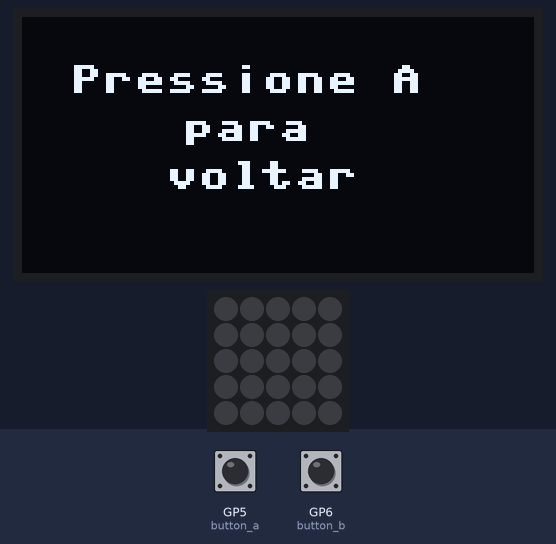
Bench run of a program on a simulated Raspberry Pi Pico running MicroPython. Shown: 128×64 one-colour display, 5×5 RGB LED matrix. The inputs (shaded band) are chosen by the test bench; at power-on: GP6 (button_b) HIGH, GP5 (button_a) HIGH. The 25 LEDs are laid out as on the BitDogLab board (LED 0 bottom right, every second row reversed).

Above: at 1.2 s.
1.3 s: GP6 (button_b) pulled LOW for 1 s
At 2.9 s:
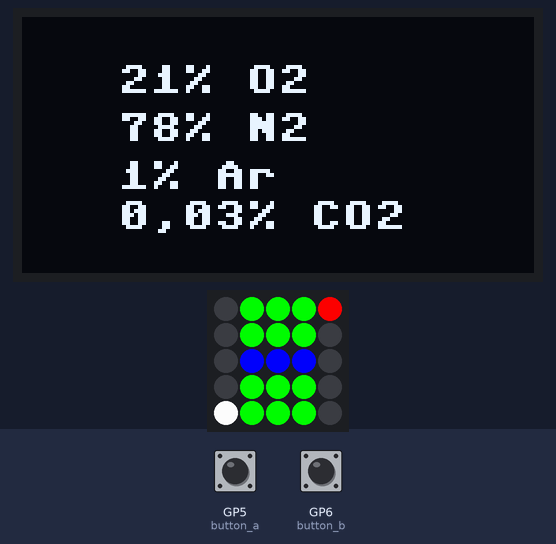
3.8 s: GP6 (button_b) pulled LOW for 3.2 s
At 4.28 s:
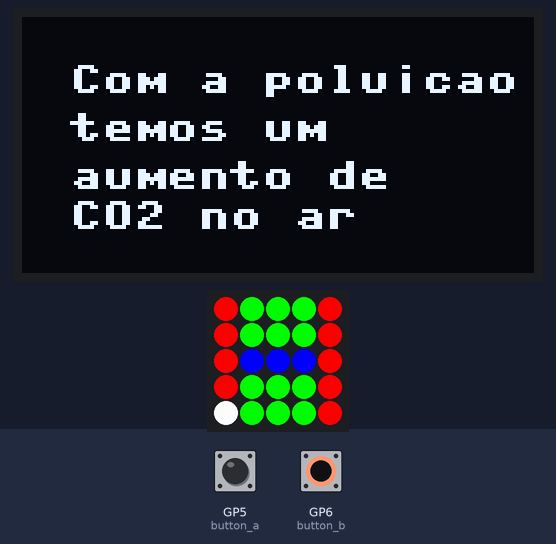
8.5 s: GP5 (button_a) pulled LOW for 3.2 s
At 8.74 s:
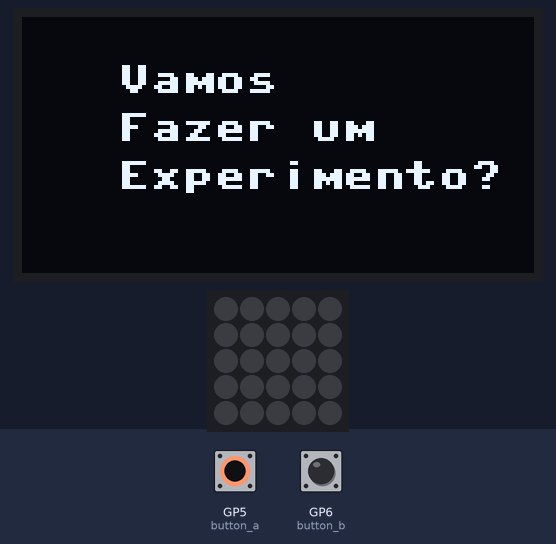
Timing chart, 0 to 11.5 s (numbered marks = the images above; inputs shaded):
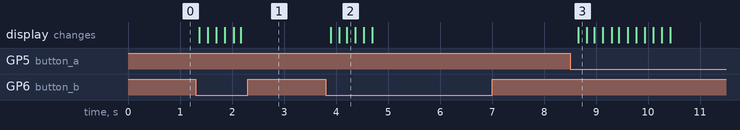

The program:

C_digoComposi__odoAr.py
```python
# Importando bibliotecas
from machine import Pin, SoftI2C # Pin:Configurar entrada/saida digitais
#SoftI2C:Criar interface I2C em pinos específicos do microcont.
from ssd1306 import SSD1306_I2C  # Controlar displays OLED
import machine, neopixel # machine: Controlar diretamente o hardware microcont./         #NeoPixel -> Controlar LEDS RGB
import time  # funções relacionadas ao tempo

i2c = SoftI2C(scl=Pin(15), sda=Pin(14)) # pinos que serão utilizados no i2c
oled = SSD1306_I2C(128, 64, i2c)  # controla display OLED
oled.fill(0)  # Limpa o display

np = neopixel.NeoPixel(machine.Pin(7), 25)  # controlar os leds/ Matriz de Led conectada  # no pino 7/25 - Número de Leds da matriz

it=10 #ajustar intensidade da matriz de led

# definir cores para os LEDs
BLU = (0, 0, 255*it) # BLUE
GRE = (0, 255*it, 0) # GREEN
RED = (255*it, 0, 0)  # RED
YEL = (255*it, 255*it, 0) # YELLOW
MAGE = (255*it, 0, 255*it) # MANGENTA
CYA = (0, 255*it, 255*it) # CYAN
WHI = (255*it, 255*it, 255*it) # WHITE
BLA = (0, 0, 0) # BLACK

# all_off -> significa que a matriz estará toda apagada
all_off = [
        [BLA, BLA, BLA, BLA, BLA],
        [BLA, BLA, BLA, BLA, BLA],
        [BLA, BLA, BLA, BLA, BLA],
        [BLA, BLA, BLA, BLA, BLA],
        [BLA, BLA, BLA, BLA, BLA]
    ]

#atomo 1 oxigênio
atomo1 = [
    [BLA, BLA, BLA, BLA, BLA],
    [BLA, BLA, BLA, BLA, BLA],
    [BLA, BLA, BLU, BLA, BLA],
    [BLA, BLA, BLA, BLA, BLA],
    [BLA, BLA, BLA, BLA, BLA]
]
#atomo 2 nitrogênio
atomo2 = [
    [BLA, BLA, BLA, BLA, BLA],
    [BLA, BLA, BLA, BLA, BLA],
    [BLA, BLA, GRE, BLA, BLA],
    [BLA, BLA, BLA, BLA, BLA],
    [BLA, BLA, BLA, BLA, BLA]
]

# atomo 3 Argonio
atomo3 = [
    [BLA, BLA, BLA, BLA, BLA],
    [BLA, BLA, BLA, BLA, BLA],
    [BLA, BLA, WHI, BLA, BLA],
    [BLA, BLA, BLA, BLA, BLA],
    [BLA, BLA, BLA, BLA, BLA]
]

#dioxido de carbono
atomo4 = [
    [BLA, BLA, BLA, BLA, BLA],
    [BLA, BLA, BLA, BLA, BLA],
    [BLA, BLA, RED, BLA, BLA],
    [BLA, BLA, BLA, BLA, BLA],
    [BLA, BLA, BLA, BLA, BLA]
]

# ar1 mostra a composição do ar padrão
ar1 = [
    [RED, GRE, GRE, GRE, BLA],
    [BLA, GRE, GRE, GRE, BLA],
    [BLA, BLU, BLU, BLU, BLA],
    [BLA, GRE, GRE, GRE, BLA],
    [BLA, GRE, GRE, GRE, WHI]
]

# ar2 mostra a composição do ar com poluição
ar2= [
    [RED, GRE, GRE, GRE, RED],
    [RED, GRE, GRE, GRE, RED],
    [RED, BLU, BLU, BLU, RED],
    [RED, GRE, GRE, GRE, RED],
    [RED, GRE, GRE, GRE, WHI]
]


#configuração do botão
button_a = Pin(5, Pin.IN, Pin.PULL_UP)
button_b = Pin(6, Pin.IN, Pin.PULL_UP)

def led_matrix(pattern): # definindo uma função para a matriz de led

    inverted_matrix = pattern[::-1] # Inverter a matriz

    # Exibir a matriz invertida nos LEDs
    for i in range(5):
        for j in range(5):
            np[i * 5 + j] = inverted_matrix[i][j]

    np.write() # envia os dados para os leds


led_matrix(all_off)

# Definindo as funções para aparecer a parte escrita no OLED e como a matriz RGB vai se #comportar
# comando oled.show é para mostrar no oled a escrita
# comando oled.fill é para apagar o oled depois

def case0():
    oled.text("Pressione A  ", 12, 12)
    oled.text("para ", 40, 24)
    oled.text("voltar", 36, 36)
    oled.show()
    oled.fill(0)

def case1():
    oled.text("Pressione B  ", 12, 12)
    oled.text("para ", 40, 24)
    oled.text("avancar", 36, 36)
    oled.show()
    oled.fill(0)

def case2():
    oled.text("Projeto 2 - ", 12, 12)
    oled.text("BitDogLab", 24, 24)
    oled.show()
    oled.fill(0)

def case3():
    oled.text("Composicao  ", 24, 12)
    oled.text("do Ar ", 24, 24)
    oled.show()
    oled.fill(0)

def case4():
    oled.text("O Ar e composto", 7, 12)
    oled.text("pelos", 7, 24)
    oled.text("seguintes ", 7, 36)
    oled.text("elementos:", 7, 46)
    oled.show()
    oled.fill(0)

def case5():
    led_matrix(all_off)
    oled.text("21% O2 ", 24, 12)
    oled.text("78% N2 ", 24, 24)
    oled.text("1% Ar ", 24, 36)
    oled.text("0,03% CO2 ", 24, 46)
    oled.show()
    oled.fill(0)

def case6():
    led_matrix(ar1)

def case7():
    led_matrix(all_off)
    oled.text("Poluicao", 24, 12)
    oled.show()
    oled.fill(0)

def case8():
    led_matrix(all_off)
    oled.text("Com a poluicao", 12, 12)
    oled.text("temos um", 12, 24)
    oled.text("aumento de ", 12, 36)
    oled.text("CO2 no ar", 12, 46)
    oled.show()
    oled.fill(0)

def case9():
     led_matrix(ar2)


def case10():
    led_matrix(all_off)
    oled.fill(0)
    oled.text("FIM ", 24, 24)
    oled.show()
    oled.fill(0)

def case11():
    oled.text("Vamos", 24, 12)
    oled.text("Fazer um ", 24, 24)
    oled.text("Experimento?", 24, 36)
    oled.show()
    oled.fill(0)

def case12():
    oled.text("Efeito Estufa  ", 7, 12)
    oled.text("e o Aquecimento ", 7, 24)
    oled.text("Global", 7, 36)
    oled.show()
    oled.fill(0)


def switch_case_dicionario (value): # Essa função define quais as funções que serão #chamadas

    cases = {

        1: case1,
        2: case2,
        3: case3,
        4: case4,
        5: case5,
        6: case6,
        7: case7,
        8: case8,
        9: case9,
        10: case10,
        11: case11,
        12: case12,
        }

    return cases.get(value, case0)() # essa função é utilizada para procurar as cases na #função acima

count = 0 # define variável count

while(True): # inicia um loop --> controlar o botão
    if button_a.value() == 0:
        count = count -1
        if count < 0:
            count = 0

    if button_b.value() == 0:
        count = count + 1
        if count > 12:
            count = 12

    switch_case_dicionario(count) # chama a função switch_case com o valor atual de #count
    time.sleep_ms(140) #delay
```

Measured:
- after the input at 1.3 s, the display: first changes after 0.07 s (image 1 shows a later state)
- after the input at 3.8 s, the display: first changes after 0.10 s (image 2 shows a later state)
- after the input at 8.5 s, the display: changes after 0.16 s (image 3)
